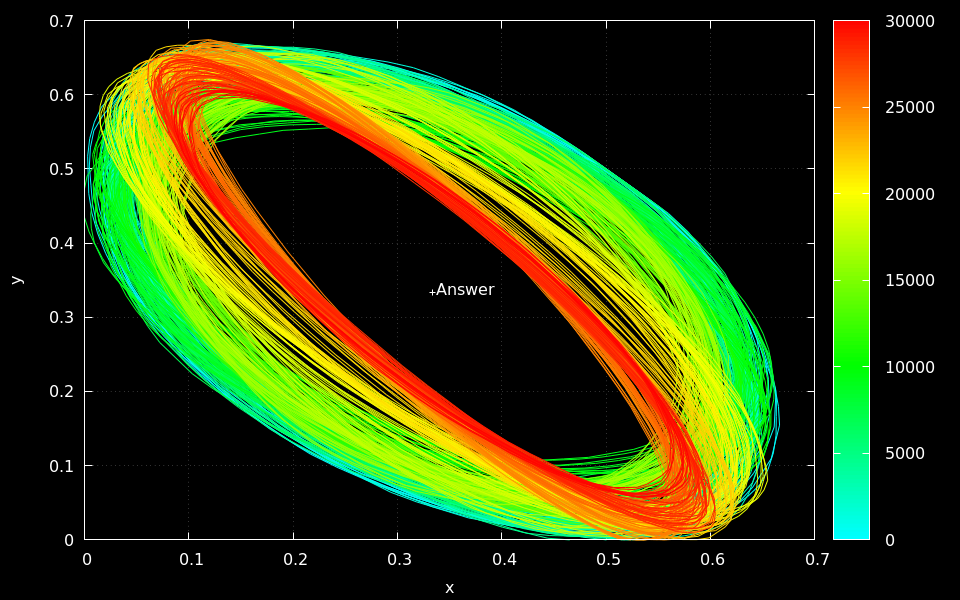

Write gnuplot code to recreate this figure.
#w =  960; h = 600
w = 1200; h = 800

set terminal svg size w,h background "black"
set output "path.svg"

set xlabel	tc "white"
set ylabel	tc "white"
set border	lc "white"
set key		tc "white"
set grid	lc "white"

unset key

h1 = 180/360.0
h2 =   0/360.0
d = h2 - h1
set palette model HSV functions h1+gray*d,1,1

set ticslevel 0
set view 45,135

set xrange [0:1]
set yrange [0:1]
set zrange [0:1]

set xlabel "x"
set ylabel "y"
set zlabel "z"

set label at 1.0/3.0,1.0/3.0,1.0/3.0 "Answer" point lc "white" tc "white" front

#plot \
#	"path.bin" binary format="%lf%lf%lf%lf%lf%lf" using 1:2:($4-$1):($5-$2):0 with vectors linecolor palette, \
#	"path.bin" binary format="%lf%lf%lf%lf%lf%lf" using 1:2:0 with points linecolor palette \

plot "path.bin" binary format="%lf%lf%lf" using 1:2:0 with lines linecolor palette
#plot "path.bin" binary format="%lf%lf%lf%lf%lf%lf" using 1:2:0 with lines linecolor palette
#splot "path.bin" binary format="%lf%lf%lf%lf%lf%lf" using 1:2:3:0 with lines linecolor palette
#splot "path.bin" binary format="%lf%lf%lf" using 1:2:3:0 with lines linecolor palette

#plot "path.bin" binary format="%lf%lf%lf%lf" using 1:2:($3-$1):($4-$2):0 with vectors linecolor palette
#plot "path.bin" binary format="%lf%lf%lf%lf" using 1:2:0 with lines linecolor palette
